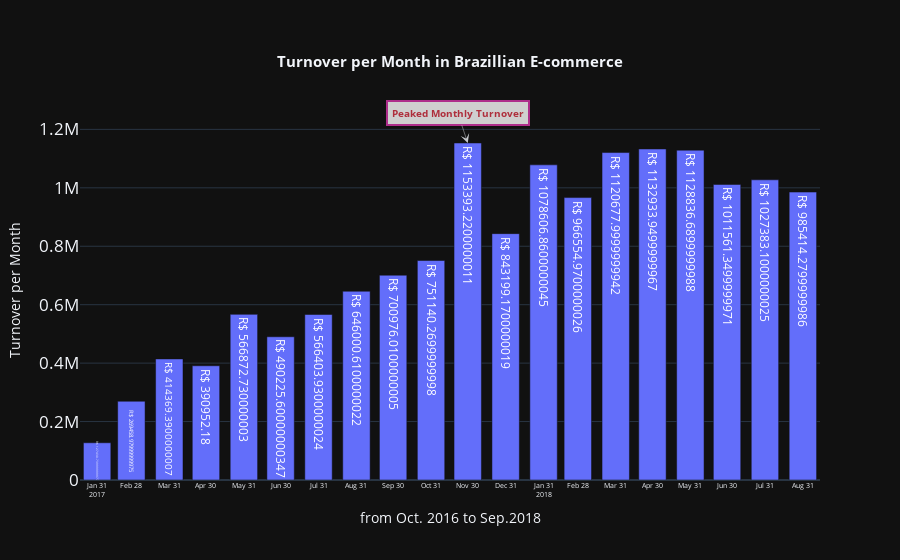

The notebook cell this image was saved under:
### Code cell
import plotly.graph_objects as go
# 그래프 테마변경하기
import plotly.io as pio
pio.templates

fig = go.Figure()
fig.add_trace(
    go.Bar(
        x=timestamp_sum.index,
        y=timestamp_sum['payment_value'],
        text=timestamp_sum['payment_value'],
        textposition='auto',
        texttemplate='R$ %{text: ,.0f}'
        )
)

fig.update_layout(
    {
        'title':{
            'text':'<b>Turnover per Month in Brazillian E-commerce',
            'font':{
                'size':15
            },
            'x':0.5,
            'y':0.9
        },
        'xaxis':{
            'title': 'from Oct. 2016 to Sep.2018',
            'showticklabels':True,
            'dtick':'M1',
            'tick0':'2017-01-31',
            'tickfont':{
                'size':7
            }
        },
        'yaxis':{
            'title': 'Turnover per Month',
            'tickfont':{
                'size':17
            }
        },
        'template':'plotly_dark'
    }
)
fig.add_annotation(
    x='2017-11-30',
    y=1153393,
    text="<b>Peaked Monthly Turnover</b>",
    showarrow=True,
    font=dict(
            size=10,
            color='#D63647'),
    align='center',
    arrowhead=3,
    arrowsize=3,
    arrowwidth=0.5,
    ax=-10,
    ay=-30,
    bordercolor='#D636AA',
    borderwidth=2,
    borderpad=4,
    bgcolor='white',
    opacity=0.8)
fig.show()

### Figure 1 — Plotly figure (JSON) as saved in the notebook; plotly's stock layout.template omitted (floating-point values rounded to 4 significant figures)
{"data": [{"text": [127400.0, 269500.0, 414400.0, 391000.0, 566900.0, 490200.0, 566400.0, 646000.0, 701000.0, 751100.0, 1153000.0, 843200.0, 1079000.0, 966600.0, 1121000.0, 1133000.0, 1129000.0, 1012000.0, 1027000.0, 985400.0], "textposition": "auto", "texttemplate": "R$ %{text: ,.0f}", "type": "bar", "x": ["2017-01-31T00:00:00", "2017-02-28T00:00:00", "2017-03-31T00:00:00", "2017-04-30T00:00:00", "2017-05-31T00:00:00", "2017-06-30T00:00:00", "2017-07-31T00:00:00", "2017-08-31T00:00:00", "2017-09-30T00:00:00", "2017-10-31T00:00:00", "2017-11-30T00:00:00", "2017-12-31T00:00:00", "2018-01-31T00:00:00", "2018-02-28T00:00:00", "2018-03-31T00:00:00", "2018-04-30T00:00:00", "2018-05-31T00:00:00", "2018-06-30T00:00:00", "2018-07-31T00:00:00", "2018-08-31T00:00:00"], "y": [127400.0, 269500.0, 414400.0, 391000.0, 566900.0, 490200.0, 566400.0, 646000.0, 701000.0, 751100.0, 1153000.0, 843200.0, 1079000.0, 966600.0, 1121000.0, 1133000.0, 1129000.0, 1012000.0, 1027000.0, 985400.0]}], "layout": {"annotations": [{"align": "center", "arrowhead": 3, "arrowsize": 3, "arrowwidth": 0.5, "ax": -10, "ay": -30, "bgcolor": "white", "bordercolor": "#D636AA", "borderpad": 4, "borderwidth": 2, "font": {"color": "#D63647", "size": 10}, "opacity": 0.8, "showarrow": true, "text": "<b>Peaked Monthly Turnover</b>", "x": "2017-11-30", "y": 1153393}], "title": {"font": {"size": 15}, "text": "<b>Turnover per Month in Brazillian E-commerce", "x": 0.5, "y": 0.9}, "xaxis": {"dtick": "M1", "showticklabels": true, "tick0": "2017-01-31", "tickfont": {"size": 7}, "title": {"text": "from Oct. 2016 to Sep.2018"}}, "yaxis": {"tickfont": {"size": 17}, "title": {"text": "Turnover per Month"}}}}
